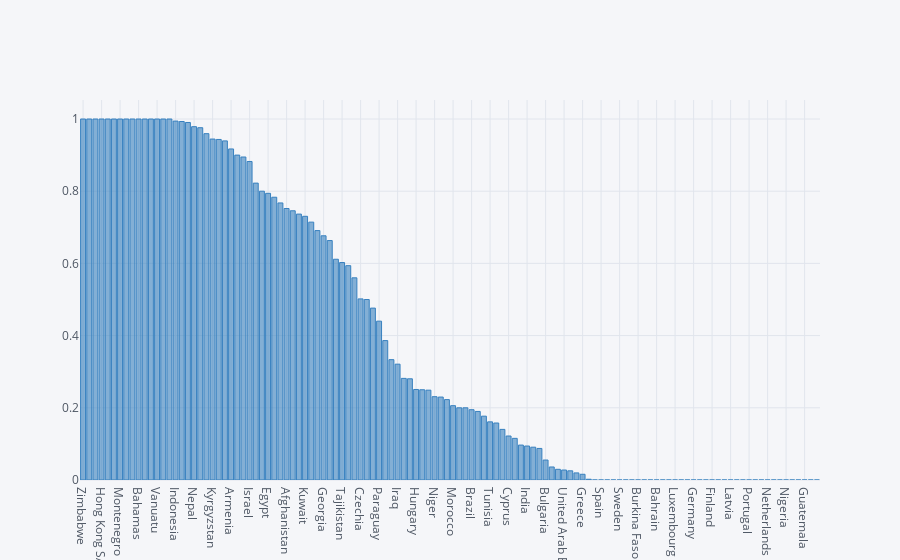

Notebook source saved alongside this figure:
### Code cell
df_Iran.sort_values(by=["aggregate UNCHR Ratio"],ascending=False)["aggregate UNCHR Ratio"].iplot(kind="bar",color="blue")

### Figure 1 — Plotly figure (JSON) as saved in the notebook; plotly's stock layout.template omitted (floating-point values rounded to 4 significant figures)
{"data": [{"marker": {"color": "rgba(55, 128, 191, 0.6)", "line": {"color": "rgba(55, 128, 191, 1.0)", "width": 1}}, "name": "aggregate UNCHR Ratio", "orientation": "v", "text": "", "type": "bar", "uid": "bc814977-dfc7-44a5-a8af-9988405540d8", "x": ["Zimbabwe", "Sint Maarten (Dutch part)", "Croatia", "Hong Kong SAR, China", "Kenya", "Bosnia and Herzegovina", "Montenegro", "Costa Rica", "Rep. of Moldova", "Bahamas", "Trinidad and Tobago", "Uganda", "Vanuatu", "Yemen", "Cameroon", "Indonesia", "Lebanon", "Russian Federation", "Nepal", "Azerbaijan", "Cuba", "Kyrgyzstan", "Malaysia", "Albania", "Armenia", "Jordan", "Sri Lanka", "Israel", "Serbia (and Kosovo: S/RES/1244 (1999))", "Benin", "Egypt", "China", "Chile", "Afghanistan", "Panama", "Syrian Arab Rep.", "Kuwait", "Congo", "Turkey", "Georgia", "Japan", "Thailand", "Tajikistan", "Chad", "Belarus", "Czechia", "Cambodia", "Bolivia (Plurinational State of)", "Paraguay", "Ecuador", "El Salvador", "Iraq", "Mexico", "Lithuania", "Hungary", "Colombia", "Rep. of Korea", "Niger", "Slovenia", "Côte d'Ivoire", "Morocco", "Dominican Rep.", "Uruguay", "Brazil", "Ukraine", "Romania", "Tunisia", "Honduras", "Slovakia", "Cyprus", "Venezuela (Bolivarian Republic of)", "Pakistan", "India", "Togo", "Peru", "Bulgaria", "Philippines", "Bangladesh", "United Arab Emirates", "Argentina", "Turkmenistan", "Greece", "Ireland", "United Kingdom", "Spain", "United States", "South Africa", "Sweden", "Switzerland", "Australia", "Burkina Faso", "Austria", "Canada", "Bahrain", "Grenada", "Singapore", "Luxembourg", "Iceland", "Italy", "Germany", "France", "Botswana", "Finland", "Fiji", "Lao People's Dem. Rep.", "Latvia", "Liechtenstein", "Malta", "Portugal", "Nauru", "Belgium", "Netherlands", "New Zealand", "Nicaragua", "Nigeria", "Norway", "Denmark", "Guatemala", "Poland", "Papua New Guinea"], "y": [1, 1, 1, 1, 1, 1, 1, 1, 1, 1, 1, 1, 1, 1, 1, 0.9943, 0.9931, 0.9904, 0.9787, 0.9759, 0.9593, 0.9444, 0.9434, 0.9394, 0.917, 0.9, 0.8947, 0.8824, 0.8224, 0.8, 0.7941, 0.7833, 0.7674, 0.7521, 0.7458, 0.7366, 0.7304, 0.7143, 0.6909, 0.6765, 0.6633, 0.6115, 0.6024, 0.5938, 0.56, 0.5017, 0.5, 0.4762, 0.44, 0.3862, 0.3333, 0.3209, 0.2815, 0.2804, 0.2508, 0.25, 0.2488, 0.2308, 0.2298, 0.2227, 0.2059, 0.2, 0.2, 0.1947, 0.19, 0.1768, 0.1611, 0.1579, 0.1402, 0.1219, 0.1154, 0.09676, 0.09412, 0.09091, 0.08746, 0.05529, 0.03607, 0.02963, 0.02765, 0.02542, 0.01961, 0.01585, 0.002103, 0, 0, 0, 0, 0, 0, 0, 0, 0, 0, 0, 0, 0, 0, 0, 0, 0, 0, 0, 0, 0, 0, 0, 0, 0, 0, 0, 0, 0, 0, 0, 0, 0, 0, 0, 0, 0]}], "layout": {"autosize": true, "legend": {"bgcolor": "#F5F6F9", "font": {"color": "#4D5663"}}, "paper_bgcolor": "#F5F6F9", "plot_bgcolor": "#F5F6F9", "titlefont": {"color": "#4D5663"}, "xaxis": {"autorange": true, "gridcolor": "#E1E5ED", "range": [-0.5, 119.5], "showgrid": true, "tickfont": {"color": "#4D5663"}, "title": "", "titlefont": {"color": "#4D5663"}, "type": "category", "zerolinecolor": "#E1E5ED"}, "yaxis": {"autorange": true, "gridcolor": "#E1E5ED", "range": [0, 1.053], "showgrid": true, "tickfont": {"color": "#4D5663"}, "title": "", "titlefont": {"color": "#4D5663"}, "type": "linear", "zerolinecolor": "#E1E5ED"}}}
